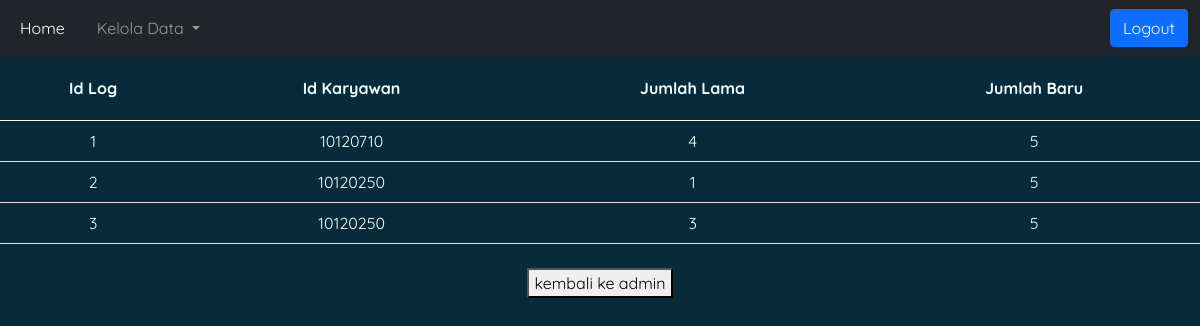
Page /loglembur.php on the committed database.
### tables this page shows
CREATE TABLE `loglembur` (
  `id_log` int(11) NOT NULL,
  `id_karyawan` int(11) DEFAULT NULL,
  `jumlah_lama` varchar(100) NOT NULL,
  `jumlah_baru` varchar(100) NOT NULL,
  `keterangan` varchar(30) DEFAULT NULL,
  `waktu` datetime DEFAULT NULL
);

### loglembur.php (the view, shortened to what this page needs)
<!doctype html>
<html lang="en">
<?php include("koneksi.php"); ?>
<head>
  <link href="css/bootstrap.css" rel="stylesheet">
<nav class="navbar navbar-expand-sm bg-dark navbar-dark">
<div class="container-fluid">
  <div class="collapse navbar-collapse" id="navbarLeftAlignExample">
    <ul class="navbar-nav me-auto mb-2 mb-lg-0 gap-3">
      <li class="nav-item">
        <a class="nav-link active" aria-current="page" href="index.php">Home</a>
      </li>
      <li class="nav-item dropdown">
        <a class="nav-link dropdown-toggle" href="#" id="navbarDropdown" role="button" data-bs-toggle="dropdown" aria-expanded="false">
          Kelola Data
        </a>
      </li>
    </ul>
    <a href="../indexlogin.php" type="button" class="btn btn-primary btn-logout">Logout</a>
  </div>
</div>
</nav>
  <table class="table align-middle mb-0 bg-white text-center pt-3">
    <thead class="head">
              <tr>
                <th>Id Log</th>
                <th>Id Karyawan</th>
                <th>Jumlah Lama</th>
                <th>Jumlah Baru</th>
              </tr>
            </thead>
            <tbody>
              <?php
              $sql = "SELECT * FROM loglembur";
              $query = mysqli_query($db, $sql);
              while($logkaryawan = mysqli_fetch_array($query)){
                echo "<tr>";
                echo "<td>".$logkaryawan['id_log']."</td>";
                echo "<td>".$logkaryawan['id_karyawan']."</td>";
                echo "<td>".$logkaryawan['jumlah_lama']."</td>";
                echo "<td>".$logkaryawan['jumlah_baru']."</td>";
                echo "</tr>";
              }
              ?>
            </tbody>
          </table>
          <center>
	<br><a href="indexadmin.php"><button>kembali ke admin</button></a></br>
      </center>
  </body>
</html>

### loglembur.php (style rules this page uses)
* { font-family: 'Quicksand', sans-serif; }
thead { background: #082A3A !important; color: azure !important; }
tbody { background: #082A3A !important; color: azure !important; }
th { padding-top: 20px !important; padding-bottom: 20px !important; }

### rows in the picture
loglembur: id_log "1", id_karyawan "10120710", jumlah_lama "4", jumlah_baru "5"
loglembur: id_log "2", id_karyawan "10120250", jumlah_lama "1", jumlah_baru "5"
loglembur: id_log "3", id_karyawan "10120250", jumlah_lama "3", jumlah_baru "5"
